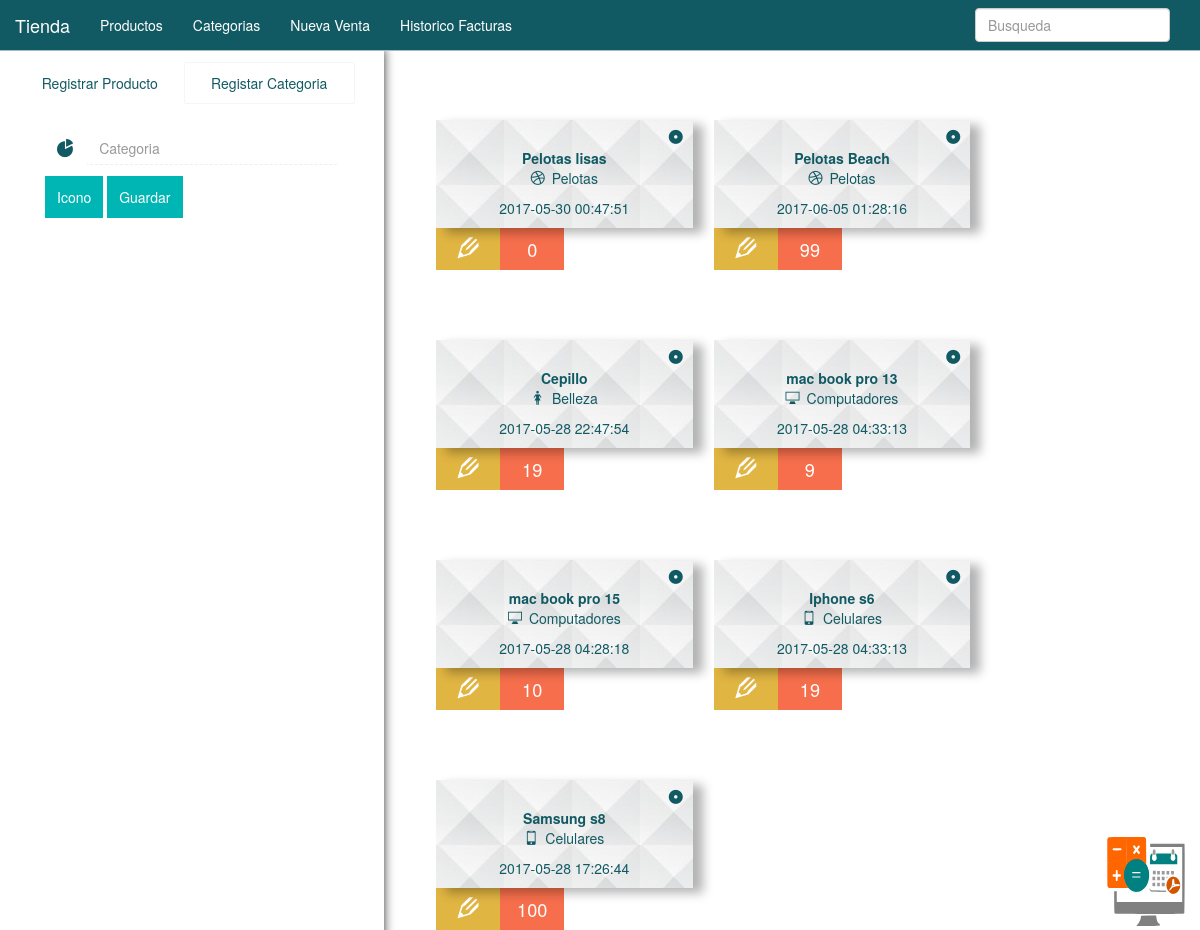
The page / on the database its author committed.
### tables this page shows
CREATE TABLE `productos` (
  `id_producto` int(11) NOT NULL,
  `codigo` varchar(60) NOT NULL,
  `nombre` varchar(50) NOT NULL,
  `cantidad` int(11) NOT NULL,
  `unidad_kg` int(11) NOT NULL,
  `valor_compra` int(11) NOT NULL,
  `valor` int(11) NOT NULL,
  `valor_por_mayor` int(11) NOT NULL,
  `id_categoria` int(11) NOT NULL,
  `notificacion` int(11) NOT NULL,
  `fecha_creacion` timestamp NOT NULL DEFAULT CURRENT_TIMESTAMP ON UPDATE CURRENT_TIMESTAMP
);

CREATE TABLE `categorias` (
  `id` int(11) NOT NULL,
  `nombre` varchar(50) NOT NULL,
  `vista_icono` varchar(100) NOT NULL,
  `fecha` timestamp NOT NULL DEFAULT CURRENT_TIMESTAMP ON UPDATE CURRENT_TIMESTAMP
);

### public_html/inventario/php/conexion.php (called while the page is built)
<?php
	class Conexion{
		public static function conect(){
			try {
				$con = new PDO('mysql:host=localhost; dbname=inventario','root','root');
				$con->setAttribute(PDO::ATTR_ERRMODE, PDO::ERRMODE_EXCEPTION);
				$con->exec('SET CHARACTER SET UTF8');
			} catch (Exception $e) {
				die("Error".$e->getMessage());
				echo "Linea del error". $e->getLine();
				echo "string";
			}
				return $con;
		}
	}
 ?>

### public_html/inventario/php/controller/producto_controller.php (called while the page is built, shortened)
<?php
	class Producto{
		private $retorno;
		public function __construct(){
			require_once($_SERVER['DOCUMENT_ROOT'].'/inventario/php/conexion.php');
			$this->db = Conexion::conect();
			$this->retorno = Array();
		}
		public function get_producto($id){
			$sql_consult = $this->db->prepare("SELECT productos.id_producto, productos.nombre,productos.codigo,productos.cantidad,productos.unidad_kg,productos.id_categoria,productos.fecha_creacion,productos.valor_por_mayor,categorias.vista_icono,productos.notificacion,productos.valor_compra,categorias.nombre AS cate_nom, productos.valor FROM productos INNER JOIN categorias ON productos.id_categoria = categorias.id where id_producto LIKE '$id' ");
			$sql_consult->execute();
			while($row = $sql_consult->fetch(PDO::FETCH_ASSOC)){
				$this->retorno[] = $row;
			}
			return $this->retorno;
			$this->db = null;
		}
	}
?>

### public_html/inventario/php/producto/producto_index.php (the view, shortened to what this page needs)
<?php
	require_once($_SERVER['DOCUMENT_ROOT'].'/inventario/php/controller/producto_controller.php');
	if (isset($_REQUEST['producto'])) {
		$product = new Producto();
		$busqueda = $_REQUEST['producto'];
		$retorno = $product->filter_producto($busqueda);
	}else{
		require_once($_SERVER['DOCUMENT_ROOT'].'/inventario/layout.php');
		$product = new Producto();
		(isset($_REQUEST['producto_id'])) ? $id = $_REQUEST['producto_id'] : $id = "%%";
		$retorno = $product->get_producto($id);
	}
	if (isset($_REQUEST['compra'])) {
		foreach ($retorno as $value) {
			include($_SERVER['DOCUMENT_ROOT'].'/inventario/php/producto/_view_producto_compra.php');
		}
	}else{
		foreach ($retorno as $value) {
		?>
		<div class="contenedor col-sm-5 col-md-4">
			<div class="col-md-12 producto_view">
				<span class="icon-radio-checked2"></span>
				<strong class="col-xs-12 col-sm-12 col-md-12"><?php echo $value['nombre'] ?></strong>
				<p><span class="<?php echo $value['vista_icono']; ?>"> </span><?php echo $value['cate_nom'] ?></p>
				<p><?php echo $value['fecha_creacion'] ?></p>
			</div>
			<button type="button" class="btn btn-success update_producto col-xs-4 col-sm-5 col-md-3" data-toggle="modal" data-target="#modal_1" producto_id="<?php echo $value['id_producto']; ?>"><span class="icon-pencil2"></span></button>
			<button type="button" class="btn btn-danger update_producto col-xs-4 col-sm-5 col-md-3"><span class=""><?php echo $value['cantidad']; ?></span></button>
		</div>
	<?php }
	} ?>

### public_html/inventario/layout.php (shortened to what this page needs)
<!DOCTYPE html>
<html lang="es">
<head>
	<link rel="stylesheet" href="<?php $_SERVER['DOCUMENT_ROOT']?> /inventario/css/bootstrap.min.css">
	<link rel="stylesheet" href="<?php $_SERVER['DOCUMENT_ROOT']?> /inventario/css/style.css">
	<link rel="stylesheet" href="<?php $_SERVER['DOCUMENT_ROOT']?> /inventario/css/fonts/style.css">
</head>
<body>
	<div class="blur col-md-4"">
	</div>
	<a class="navbar-brand" href="#"><img src="<?php $_SERVER['DOCUMENT_ROOT']?> /inventario/img/logo.svg" class="logo" alt=""></a>
	<nav class="navbar navbar-default">
		<div class="container-fluid">
			<div class="navbar-header">
				<a class="navbar-brand" href="#">Tienda</a>
			</div>
			<div class="collapse navbar-collapse" id="bs-example-navbar-collapse-1">
				<ul class="nav navbar-nav">
					<li class=""><a href="<?php $_SERVER['DOCUMENT_ROOT']?>/inventario">Productos <span class="sr-only">(current)</span></a></li>
					<li class=""><a href="<?php $_SERVER['DOCUMENT_ROOT']?>/inventario/php/categorias/categoria_index.php">Categorias <span class="sr-only">(current)</span></a></li>
					<li class=""><a href="<?php $_SERVER['DOCUMENT_ROOT']?>/inventario/php/ventas/venta_create.php">Nueva Venta <span class="sr-only">(current)</span></a></li>
					<li class=""><a href="<?php $_SERVER['DOCUMENT_ROOT']?>/inventario/php/facturas/factura_index.php">Historico Facturas <span class="sr-only">(current)</span></a></li>
				</ul>
				<ul class="nav navbar-nav navbar-right">
					<form class="navbar-form navbar-left" id="busqueda">
				        <div class="form-group">
				          <input type="text" class="form-control" placeholder="Busqueda" id="busqueda">
				        </div>
      				</form>
				</ul>
			</div>
		</div>
	</nav>
</body>

### public_html/index.php (shortened to what this page needs)
<?php require_once($_SERVER['DOCUMENT_ROOT'].'/inventario/layout.php'); ?>
<div class="col-md-4 crear">
	<ul class="nav col-md-12 presentation">
		<li role="presentation" class="presentation col-md-6" >
			<a href="#" class="active" id="presentation_new_producto">Registrar Producto</a>
		</li>
		<li role="presentation" class="presentation  col-md-6">
			<a href="#" class="" id="presentation_new_categoria">Registar Categoria</a>
		</li>
	</ul>
	<div class="producto col-xs-12 col-sm-12 col-md-12">
		<?php require_once($_SERVER['DOCUMENT_ROOT'].'/inventario/php/categorias/categoria_create.php'); ?>
	</div>
	<div class="producto col-md-12">
	</div>
</div>
<div class="col-xs-7 col-xs-offset-5 col-sm-7 col-sm-offset-5 col-md-8 col-md-offset-4 " id="listado">
	<?php require_once($_SERVER['DOCUMENT_ROOT'].'/inventario/php/producto/producto_index.php'); ?>
</div>

### public_html/inventario/php/categorias/categoria_create.php (shortened to what this page needs)
<?php
	if (isset($_REQUEST['categoria_id'])) {
		require_once($_SERVER['DOCUMENT_ROOT'].'/inventario/php/controller/categoria_controller.php');
		$categorias = new Categorias();
		$id = $_REQUEST['categoria_id'];
		$retorno = $categorias->get_categoria($id);
		foreach ($retorno as $value) {
			$categoria = $value['nombre'];
			$id = $value['id'];
			$icono = $value['vista_icono'];
			$ruta = "/inventario/php/categorias/categoria_update.php";
			$titulo = "Actualizar Categoria";
		}
	}else{
		$ruta = "/inventario/php/categorias/categoria_new.php";		$titulo = "Crear Categoria";
		$categoria ="";		$id = "";		$icono = "";
	}
 ?>
<div class="categoria_create col-md-12">
	<form action="<?php $_SERVER['DOCUMENT_ROOT'] ?> <?php echo $ruta ?> " method="post">
		<div class="input-group col-xs-12  col-sm-12  col-md-12">
		  	<div class="input-group-addon"><span class="icon-pie-chart"></span></div>
		    <input type="text" class="form-control" id="producto" placeholder="Categoria" name = "nombre" value="<?php echo $categoria ?>" required>
		</div>
		<?php ($icono == "") ? $botton = "Icono" : $botton = "" ?>
		<?php if (isset($_REQUEST['categoria_id'])) { ?>
				<button type="button" class="btn btn-primary " id="icono_update" data-toggle="modal" data-target="#modal_2" >
					<span class="<?php echo $icono; ?>"></span><?php echo $botton; ?>
				</button>
		<?php }else{ ?>
				<button type="button" class="btn btn-primary" id="icono_new" data-toggle="modal" data-target="#modal_2" >
					<span class="<?php echo $icono; ?>"></span><?php echo $botton; ?>
				</button>
		<?php } ?>
		<input type="submit" class="btn btn-primary" value="Guardar">
	</form>
</div>

### public_html/inventario/css/style.css (style rules this page uses)
div.blur { position: fixed; top: 0; height: 100%; width: 100%; z-index: -1; padding: 0px; }
nav { background-color: rgba(18,90,99,1) !important; z-index: 100; border-radius: 0px !important; }
.navbar { border: none; border-bottom: 1px solid rgba(255,255,255,.6); position: fixed !important; width: 100%; top: 0; }
nav a { color: white !important; }
img.logo { width: 8%; position: fixed; right: 0; bottom: 0; }
ul.presentation { margin-bottom: 2em; margin-top: 1em; }
li.presentation { padding: 0px; text-align: center; }
li.presentation a { color: rgba(18,90,99,1); }
a.active { box-shadow: 0px 0px 1px rgba(18,90,99,.3); background-color: white !important; color: rgba(18,90,99,1) !important; }
p,strong { text-align: center; }
span.icon-radio-checked2 { color: rgba(18,90,99,1); position: absolute; right: 10px; top: 10px; }
div.categoria_view,div.producto_view,div.compra_producto,div.factura { background-image: url('../img/paraiso4.png'); box-shadow: 10px 5px 10px rgba(0,0,0,.3); padding: 0px; padding-top: 2em; margin-top: 5em; transition: .5s; color: rgba(18,90,99,1) ; z-index: 1; }
div.contenedor { padding: 0px; margin-left: 1.5em; z-index: 0; }
div.cont_busqueda_producto,div.crear { background-color: rgba(255,255,255,.7); background-position: 0px -3800px; position: fixed; top: 3.5em; left: 0; width: 32%; height: 100%; box-shadow: 0px 0px 10px rgba(0,0,0,.8); }
div.categoria_create { margin-bottom: 4em; }
div.input-group { margin-bottom: .8em; }
div.input-group-addon { font-size: 1.3em; border: none; background-color: white; color: rgba(18,90,99,1) }
div.input-group input { border: none; box-shadow: 0px 0px 0px transparent; border-bottom: 1px dashed rgba(0,119,181,.1); }
.btn { min-height: 3em; max-height: 3em; border: none; margin: 0px; border-radius: 0px !important; box-shadow: none; }
.btn-primary { background-color: rgba(0,182,181,1); }
.btn-success { background-color: rgba(225,181,66,1); }
.btn-success span { opacity: 1; font-size: 1.5em; }
.btn-danger { background-color: rgba(246,110,75,1); }
.btn-danger span { opacity: 1; font-size: 1.3em; }

### rows shown on the page
productos: nombre "Pelotas lisas", id_categoria.nombre "Pelotas", fecha_creacion "2017-05-30 00:47:51", cantidad "0"
productos: nombre "Pelotas Beach", id_categoria.nombre "Pelotas", fecha_creacion "2017-06-05 01:28:16", cantidad "99"
productos: nombre "Cepillo", id_categoria.nombre "Belleza", fecha_creacion "2017-05-28 22:47:54", cantidad "19"
productos: nombre "mac book pro 13", id_categoria.nombre "Computadores", fecha_creacion "2017-05-28 04:33:13", cantidad "9"
productos: nombre "mac book pro 15", id_categoria.nombre "Computadores", fecha_creacion "2017-05-28 04:28:18", cantidad "10"
productos: nombre "Iphone s6", id_categoria.nombre "Celulares", fecha_creacion "2017-05-28 04:33:13", cantidad "19"
productos: nombre "Samsung s8", id_categoria.nombre "Celulares", fecha_creacion "2017-05-28 17:26:44", cantidad "100"

### other values the page prints
$botton "Icono"
